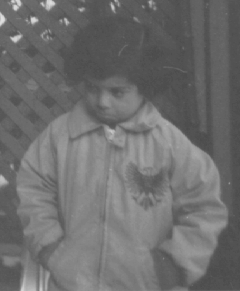
%> input picture exp/img/pout.bmp, 240 x 291 px
$ octave lab4_2-4.m   (GNU Octave 9; MATLAB toolbox functions it lacks are replaced by stand-ins)
%> lines starting %> are read from the running program, lines starting %| are printed output that depends on the picture
clear all;
clc;
close
I = imread('..\exp\img\pout.bmp');
%> I is the input picture: size 291x240 uint8; min 74, max 224, mean 110.3
figure
subplot(2, 2, 1);
imshow(I);
title('pout.bmp原图');
s = fftshift(fft2(I));
[a, b] = size(s);
%> a = 291; b = 240
d = 30;

for i = 1:a

    for j = 1:b

        s1(i, j) = abs(s(i, j));
        s2(i, j) = angle(s(i, j));
        s3(i, j) = conj(s(i, j));
    end

end
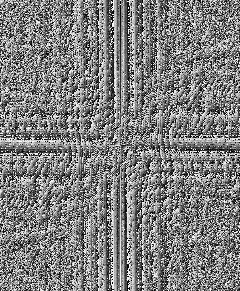
%> s2: size 291x240 double; min -3.14, max 3.14, mean -8.14e-19; drawn with min black and max white

s1 = uint8(real(ifft2(ifftshift(s1))));
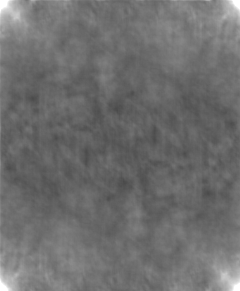
%> s1: size 291x240 uint8; min 74, max 255, mean 110
s2 = uint8(mat2gray(abs(ifft2(ifftshift(s2))))*255);
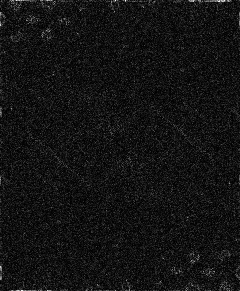
%> s2: size 291x240 uint8; min 0, max 255, mean 19.2
s3 = uint8(real(ifft2(ifftshift(s3))));
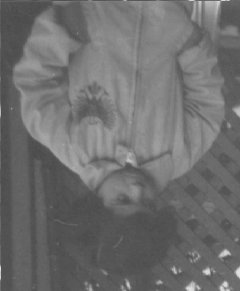
%> s3: size 291x240 uint8; min 74, max 224, mean 110.3; mean of the top-left, top-right, bottom-left and bottom-right quarters 117.5, 124.6, 95.3, 103.9
subplot(2, 2, 2);
imshow(s1);
title('幅度');
subplot(2, 2, 3);
imshow(s2);
title('相位');
subplot(2, 2, 4);
imshow(s3);
title('共轭');

$ run again, with exp/img/Girl.bmp copied over exp/img/pout.bmp
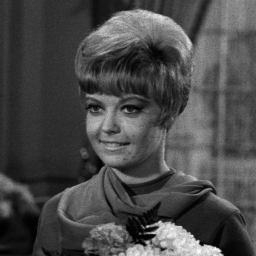
%> input picture exp/img/Girl.bmp, 256 x 256 px
%> I is the input picture: size 256x256 uint8; min 0, max 254, mean 73.6
%> after the loop `for i = 1:a`:
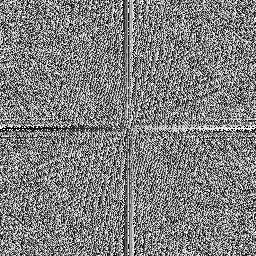
%> s2: size 256x256 double; min -3.14, max 3.14, mean 9.59e-05; drawn with min black and max white
%> `s3 = uint8(real(ifft2(ifftshift(s3))));`:
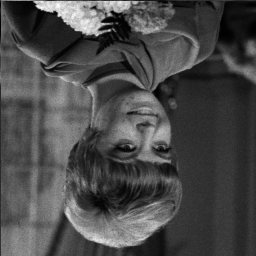
%> s3: size 256x256 uint8; min 0, max 254, mean 73.6; mean of the top-left, top-right, bottom-left and bottom-right quarters 84.2, 59.6, 87.9, 62.6
